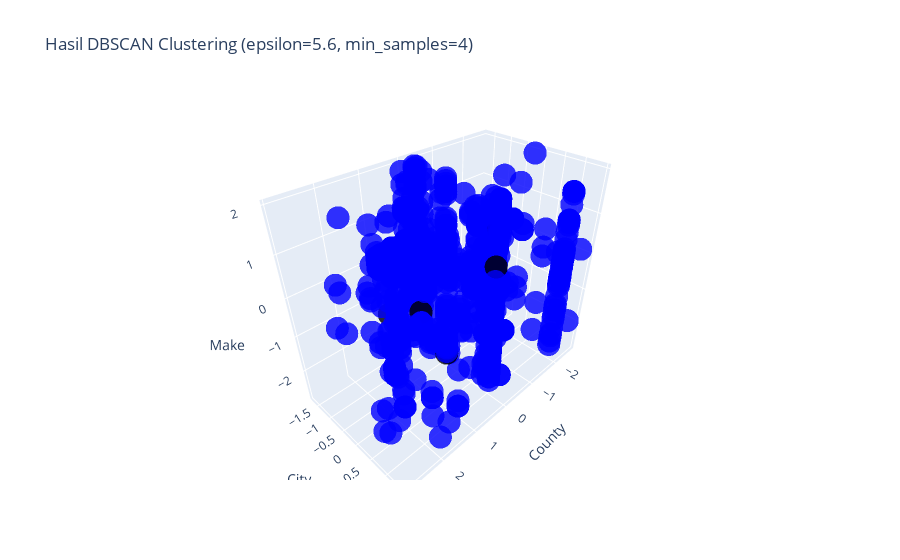

Source (notebook cell):
### Code cell
best_epsilon = max_value[0]
best_min_samples = max_value[1]

db=DBSCAN(eps=best_epsilon, min_samples=best_min_samples, metric='euclidean')
db.fit(df_T)
best_labels = db.labels_

unique_labels = np.unique(best_labels)
colors = ['blue', 'red', 'green', 'purple', 'orange', 'brown', 'pink', 'gray', 'yellow']
cluster_colors = [colors[label % len(colors)] if label != -1 else 'black' for label in best_labels]

# Membuat scatter plot 3D menggunakan iloc
trace = go.Scatter3d(
    x=df_T.iloc[:, 0],  # PCA 1
    y=df_T.iloc[:, 1],  # PCA 2
    z=df_T.iloc[:, 3],  # PCA 3
    mode='markers',
    marker=dict(size=8, color=cluster_colors, opacity=0.8),
    text=[f'Cluster {label}' if label != -1 else 'Outlier' for label in best_labels],
    name='Data Points'
)

# Membuat layout
layout = go.Layout(
    title=f'Hasil DBSCAN Clustering (epsilon={best_epsilon}, min_samples={best_min_samples})',
    scene=dict(
        xaxis_title='County',
        yaxis_title='City',
        zaxis_title='Make'
    ),
    showlegend=False
)

# Menggabungkan semua trace
fig = go.Figure(data=[trace], layout=layout)

# Menampilkan plot interaktif
fig.show()

### Figure 1 — Plotly figure (JSON) as saved in the notebook; plotly's stock layout.template omitted (floating-point values rounded to 4 significant figures; data arrays with more than 128 entries replaced by an {"elided": "..."} marker saying what was removed)
{"data": [{"marker": {"color": {"elided": "1000 str values"}, "opacity": 0.8, "size": 8}, "mode": "markers", "name": "Data Points", "text": {"elided": "1000 str values"}, "type": "scatter3d", "x": {"elided": "1000 float values"}, "y": {"elided": "1000 float values"}, "z": {"elided": "1000 float values"}}], "layout": {"scene": {"xaxis": {"title": {"text": "County"}}, "yaxis": {"title": {"text": "City"}}, "zaxis": {"title": {"text": "Make"}}}, "showlegend": false, "title": {"text": "Hasil DBSCAN Clustering (epsilon=5.6, min_samples=4)"}}}
